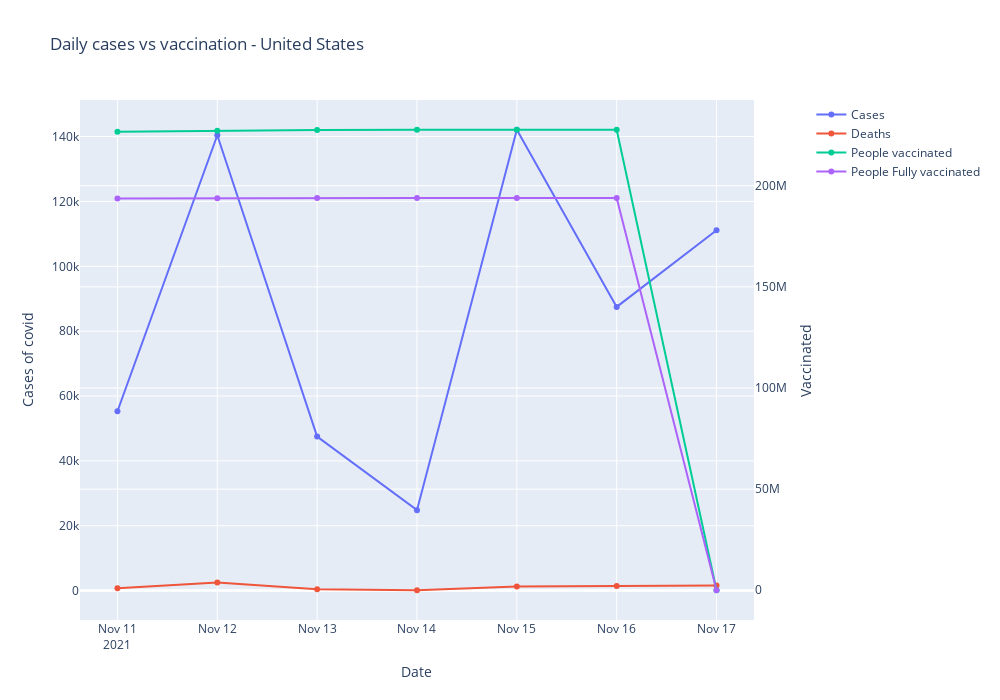

Notebook code for this chart:
### Code cell
# Last X days
x = 7 

dfx = df[-x:]

fig = make_subplots(specs=[[{"secondary_y": True}]])

fig.add_trace(
    go.Scatter(x=dfx['date'], y=dfx['cases'], name="Cases"),
    secondary_y=False,
)

fig.add_trace(
    go.Scatter(x=dfx['date'], y=dfx['deaths'], name="Deaths"),
    secondary_y=False,
)

fig.add_trace(
    go.Scatter(x=dfx['date'], y=dfx['people_vaccinated'], name = 'People vaccinated' ),
    secondary_y=True,
)
fig.add_trace(
    go.Scatter(x=dfx['date'], y=dfx['people_fully_vaccinated'],name = 'People Fully vaccinated '),
    secondary_y= True,
)

fig.update_layout(
    autosize=False,
    width=1000,
    height=700,
    title_text="Daily cases vs vaccination - "+country
)

fig.update_xaxes(title_text="Date")

fig.update_yaxes(title_text="Cases of covid", secondary_y=False)
fig.update_yaxes(title_text="Vaccinated", secondary_y=True)

fig.show()

### Figure 1 — Plotly figure (JSON) as saved in the notebook; plotly's stock layout.template omitted (floating-point values rounded to 4 significant figures)
{"data": [{"name": "Cases", "type": "scatter", "x": ["2021-11-11T00:00:00", "2021-11-12T00:00:00", "2021-11-13T00:00:00", "2021-11-14T00:00:00", "2021-11-15T00:00:00", "2021-11-16T00:00:00", "2021-11-17T00:00:00"], "xaxis": "x", "y": [55314, 140400, 47499, 24810, 142099, 87481, 111106], "yaxis": "y"}, {"name": "Deaths", "type": "scatter", "x": ["2021-11-11T00:00:00", "2021-11-12T00:00:00", "2021-11-13T00:00:00", "2021-11-14T00:00:00", "2021-11-15T00:00:00", "2021-11-16T00:00:00", "2021-11-17T00:00:00"], "xaxis": "x", "y": [760, 2483, 452, 120, 1271, 1448, 1620], "yaxis": "y"}, {"name": "People vaccinated", "type": "scatter", "x": ["2021-11-11T00:00:00", "2021-11-12T00:00:00", "2021-11-13T00:00:00", "2021-11-14T00:00:00", "2021-11-15T00:00:00", "2021-11-16T00:00:00", "2021-11-17T00:00:00"], "xaxis": "x", "y": [226644497, 227149368, 227545172, 227663683, 227691941, 227691941, 0], "yaxis": "y2"}, {"name": "People Fully vaccinated ", "type": "scatter", "x": ["2021-11-11T00:00:00", "2021-11-12T00:00:00", "2021-11-13T00:00:00", "2021-11-14T00:00:00", "2021-11-15T00:00:00", "2021-11-16T00:00:00", "2021-11-17T00:00:00"], "xaxis": "x", "y": [193668031, 193835988, 193923090, 193952113, 193963821, 193963821, 0], "yaxis": "y2"}], "layout": {"autosize": false, "height": 700, "title": {"text": "Daily cases vs vaccination - United States"}, "width": 1000, "xaxis": {"anchor": "y", "domain": [0, 0.94], "title": {"text": "Date"}}, "yaxis": {"anchor": "x", "domain": [0, 1], "title": {"text": "Cases of covid"}}, "yaxis2": {"anchor": "x", "overlaying": "y", "side": "right", "title": {"text": "Vaccinated"}}}}
